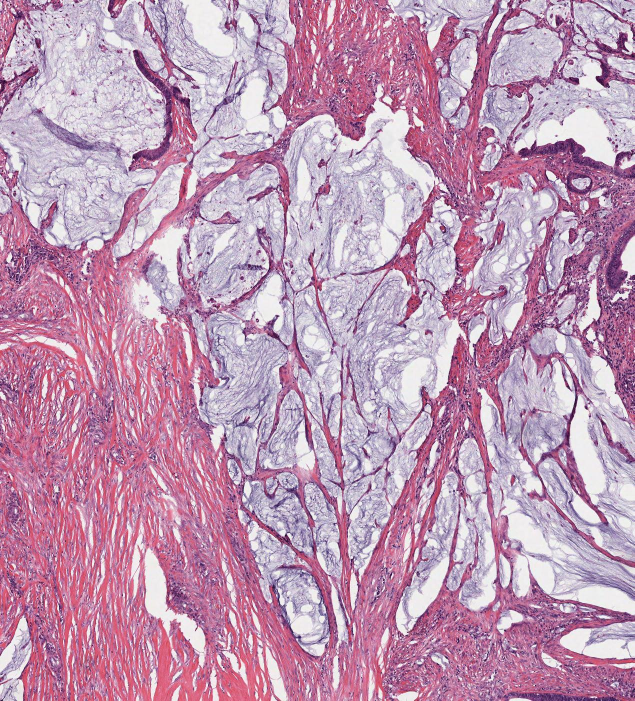
#> input picture data/lab-01-data/mucinous_adeno.jpg, 1269 x 1401 px (shown at 1/2 size); the run also reads 4 pictures not shown here
$ jupyter execute --allow-errors lab_01_segmentation_Mehrad.ipynb   (shell and % lines are left out)
#> lines starting #> are read from the running program, lines starting #| are printed output that depends on the picture; after the words box and inside, x2 and y2 are one past the last pixel; in counts of white or black regions, pixels touching at a corner belong together
# [IAPR][iapr]: Lab 1 ‒  Image segmentation

**Group ID:** xx

**Author 1 (sciper):** Student Name 1 (xxxxx)
**Author 2 (sciper):** Student Name 2 (xxxxx)
**Author 3 (sciper):** Student Name 3 (xxxxx)

**Release date:** 8.03.2023
**Due date:** 24.03.2022 (11:59 pm)

## Important notes

The lab assignments are designed to teach practical implementation of the topics presented during class well as
preparation for the final project, which is a practical project which ties together the topics of the course.

As such, in the lab assignments/final project, unless otherwise specified, you may, if you choose, use external
functions from image processing/ML libraries like opencv and sklearn as long as there is sufficient explanation
in the lab report. For example, you do not need to implement your own edge detector, etc.

**! Before handling back the notebook <font color='red'> rerun </font>the notebook from scratch !**
`Kernel` > `Restart & Run All`

We will not rerun the notebook for you.

[iapr]: https://github.com/LTS5/iapr

---
## 0. Extract relevant data
We first need to extract the `lab-01-data.tar.gz` archive.
To this end, we use the [tarfile] module from the Python standard library.

[tarfile]: https://docs.python.org/3.6/library/tarfile.html

[cell 1]
import tarfile
import os

data_base_path = os.path.join(os.pardir, 'data')
print(data_base_path)
data_folder = 'lab-01-data'
tar_path = os.path.join(data_base_path, data_folder + '.tar.gz')

#> (the rest of this cell did not finish here and is left out)

---
## Part 1: Segmentation

### 1.0 Intro

In this exercise, you will be given two images.

* `mucinous_adeno.jpg`: The image depicts a tissue sample from mucinous adenocarcinoma in colorectal cancer. The data is taken from the Cancer Genome Atlas (TCGA) which is an open-source database of different cancer types. Here you can see a tissue taken from a patient and stained using hematoxylin (purple) and eosin (pink) staining. The hematoxylin stains cell nuclei with a purplish blue, and the eosin stains the extracellular matrix and cytoplasm in pink.

* `mucinous_adeno_gt.jpg`: The second image is a coarse annotation of what is regarded as the so-called mucinous area. The mucinous area can be identified as a gray area tainted with purple. The presence of a large amount of mucin is a sign of a defect of normal epithelial cells that start to produce an unreasonable amount of mucin.

### 1.1 Tasks

You will be asked to extract the mucinous area using various approaches:

- [ ] Thresholding
- [ ] Morphology
- [ ] Region growing

### 1.1 Brain image visualization

[cell 2]
import skimage.io
import matplotlib.pyplot as plt
import numpy as np

# Load images
path_to_image = os.path.join(data_base_path, data_folder, "mucinous_adeno.jpg")
path_to_gt = os.path.join(data_base_path, data_folder, "mucinous_adeno_gt.jpg")
adeno_img = skimage.io.imread(path_to_image)
#> adeno_img is the input picture: shape (1401, 1269, 3); mean R, G, B 190.9, 151.9, 179.3
adeno_gt = skimage.io.imread(path_to_gt) > 128
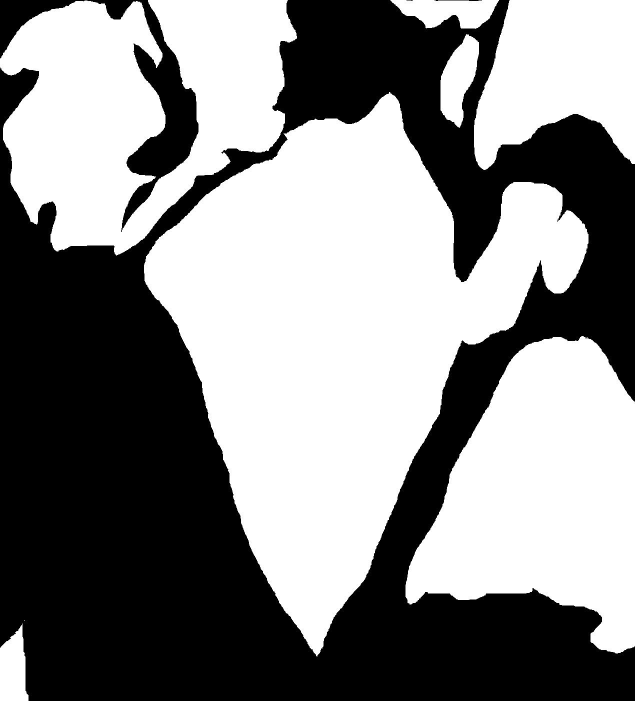
#> input picture data/lab-01-data/mucinous_adeno_gt.jpg, 1269 x 1401 px (shown at 1/2 size)
#> adeno_gt: shape (1401, 1269) bool; 53.1% white; 4 black regions (1 under 20 px), largest, box (x1, y1, x2, y2) and area: (0, 0, 1269, 1401) 802367, (0, 0, 397, 464) 32183, (869, 0, 964, 2) 118

# Get size of the image in px
im_h, im_w, im_c = adeno_img.shape

# Display MRI image
fig, ax = plt.subplots(1, 2, figsize=(12, 6))

# Plot image
ax[0].imshow(adeno_img, interpolation='nearest')
ax[0].set_title('H&E image'.format(im_h, im_w))
ax[0].axis('off')

# Plot image with overlay
ax[1].imshow(adeno_img, interpolation='nearest')
ax[1].imshow(adeno_gt, alpha=0.5, interpolation='nearest')
ax[1].set_title('Annotation of mucinous area (yellow)')
ax[1].axis('off')
plt.suptitle("Mucinous adenocarcinoma\n({} px, {} px)".format(im_h, im_w))
plt.show()
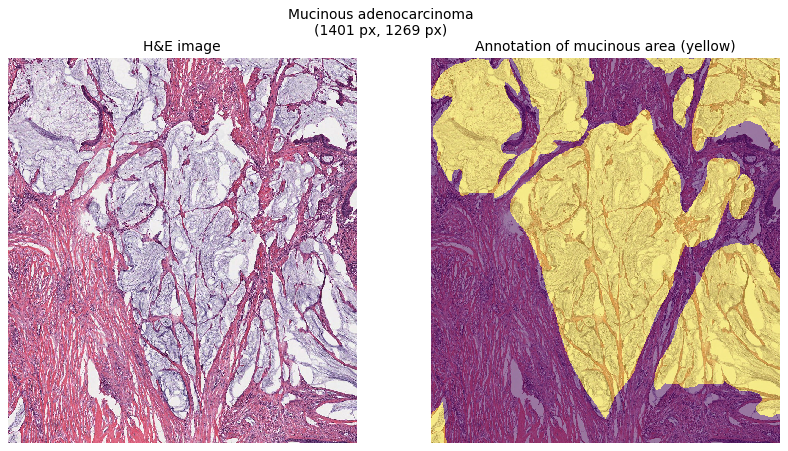
#> figure drawn by matplotlib, 2 panels

---
### 1.2 Thresholding (4pts)
#### 1.2.1 RGB & Hue (1 pts)

Display the histogram for each channel (R, G, and B) as well as the histogram for the H (hue) channel. Note that you can use [rgb2hsv](https://scikit-image.org/docs/stable/api/skimage.color.html#skimage.color.rgb2hsv) to convert an RGB image to an HSV image and then extract the hue.

[cell 3]
# to do
import skimage.color as col
r = adeno_img[:, :, 0]
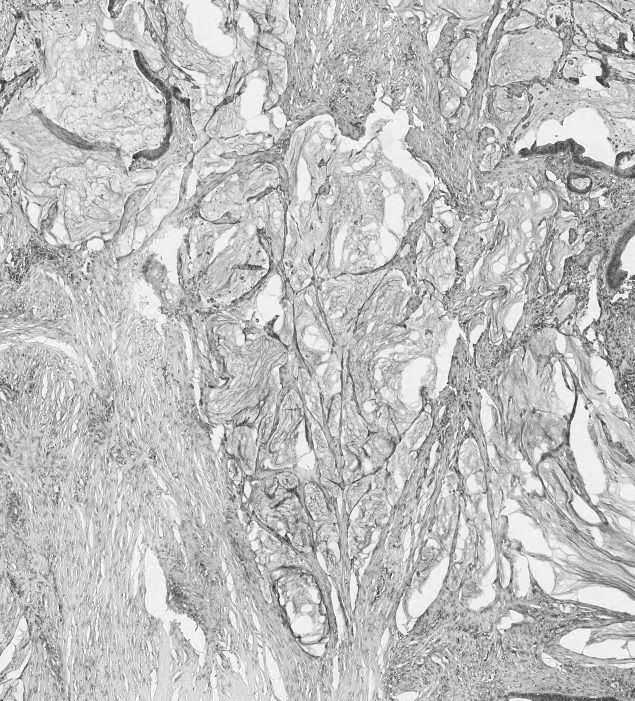
#> r: shape (1401, 1269) (shown at 1/2 size); min 7, max 255, mean 190.9
g = adeno_img[:, :, 1]
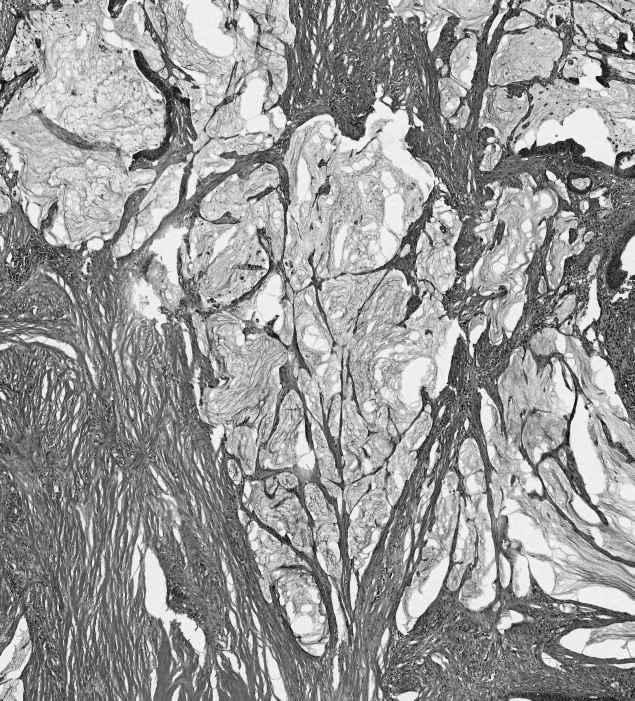
#> g: shape (1401, 1269) (shown at 1/2 size); min 0, max 255, mean 151.9
b = adeno_img[:, :, 2]
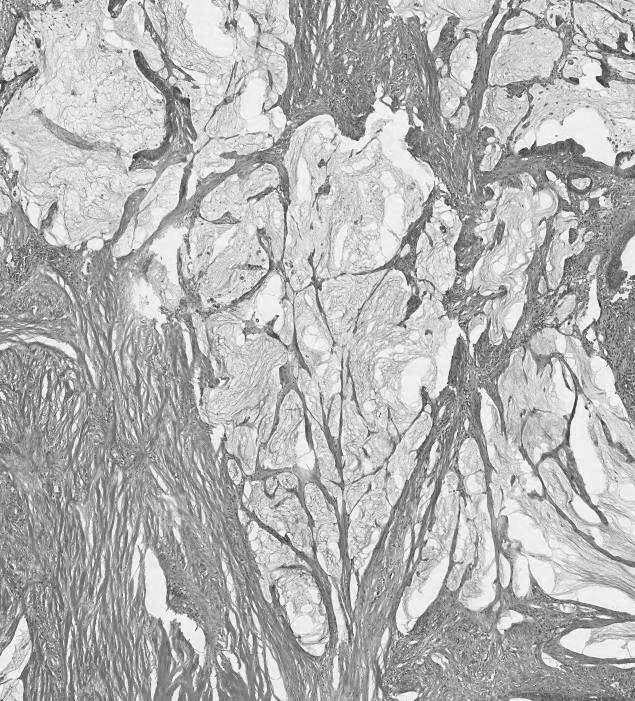
#> b: shape (1401, 1269) (shown at 1/2 size); min 14, max 255, mean 179.3
hsv_img = col.rgb2hsv(adeno_img)
#> hsv_img: shape (1401, 1269, 3) float64; mean of channels 0, 1, 2 0.803, 0.249, 0.765
h = hsv_img[:, :, 0]
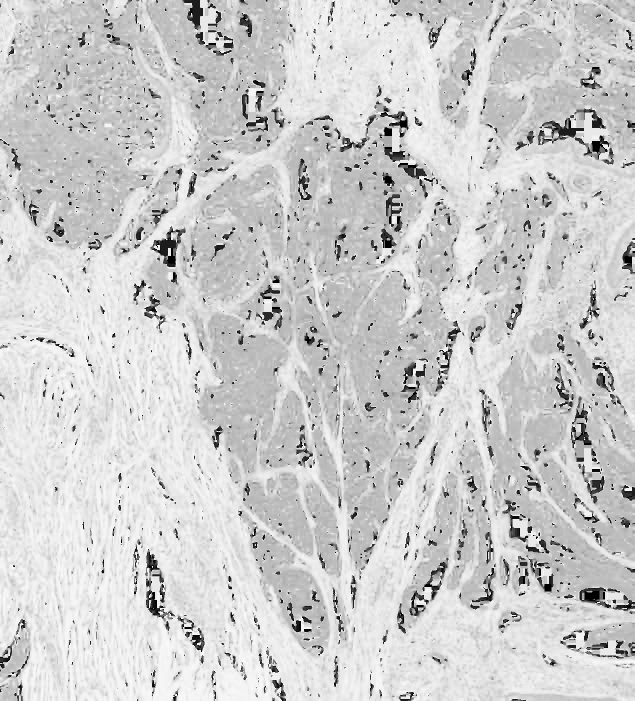
#> h: shape (1401, 1269) float64 (shown at 1/2 size); min 0, max 0.998, mean 0.803

# Plot histograms
fig, axs = plt.subplots(2, 2, figsize=(10, 10))

nb_bins = 256

axs[0, 0].hist(r.ravel(), bins=nb_bins, color='red')
axs[0, 0].set_title('Red channel histogram')
axs[0, 1].hist(g.ravel(), bins=nb_bins, color='green')
axs[0, 1].set_title('Green channel histogram')
axs[1, 0].hist(b.ravel(), bins=nb_bins, color='blue')
axs[1, 0].set_title('Blue channel histogram')
axs[1, 1].hist(h.ravel(), bins=180, color='orange')
axs[1, 1].set_title('Hue channel histogram')

fig.text(0.5, 0.04, 'Pixel Intensity', ha='center', va='center')
fig.text(0.06, 0.5, 'Number of Pixels', ha='center', va='center', rotation='vertical')

plt.show()
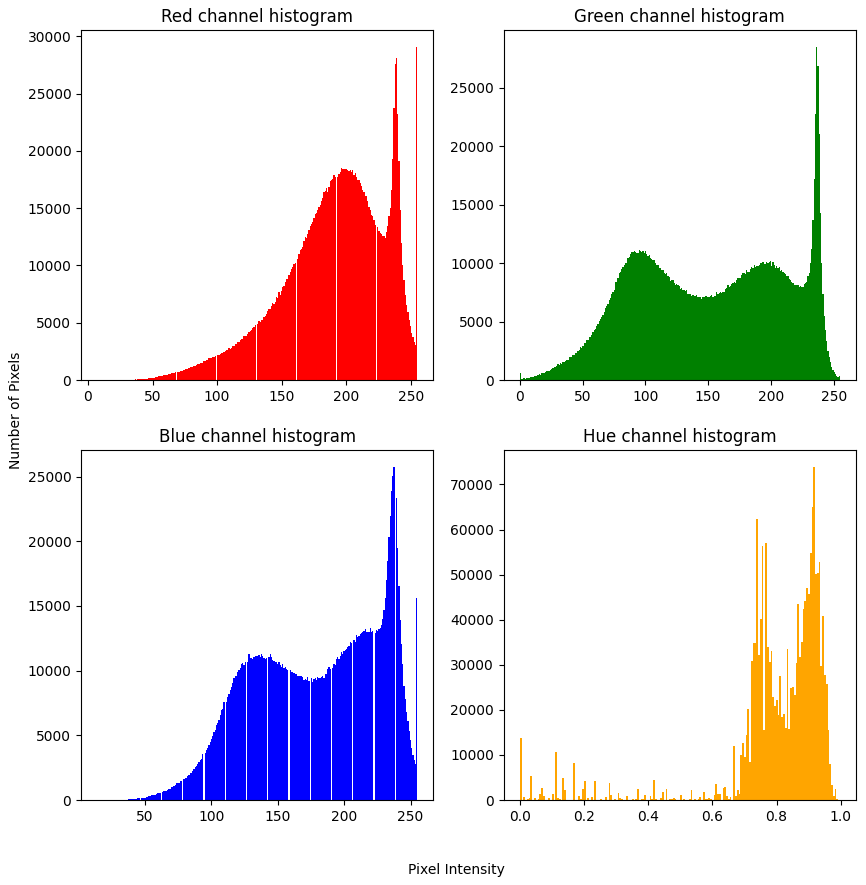
#> figure drawn by matplotlib, 4 panels; panel 1: tallest bar 29108 high, from x = 254 to 255; panel 2: tallest bar 28492 high, from x = 236.1 to 237.1; panel 3: tallest bar 25763 high, from x = 237.1 to 238.1; panel 4: tallest bar 73955 high, from x = 0.915 to 0.92

#### 1.2.2 Apply Thresholding (2 pts)

For each histogram find the threshold(s) that work the best to isolate the mucinous area. Display the image after thresholding of each channel as well as the error between your prediction ($im$) and the annotations ($gt$) using the formula:

$$error = 1 - \left( \frac{1}{IJ} \sum_{i,j} im_{i,j} == gt_{i, j} \right)$$

Here, I and J are the dimension of the image.

[cell 4]
# to do
fig, axs = plt.subplots(2, 2, figsize=(10, 10))

axs[0,0].imshow(r, cmap='Reds')
axs[0,0].set_title('Red channel')
axs[0,1].imshow(g, cmap='Greens')
axs[0,1].set_title('Green channel')
axs[1,0].imshow(b, cmap='Blues')
axs[1,0].set_title('Blue channel')
axs[1,1].imshow(h, cmap='Oranges')
axs[1,1].set_title('Hue channel')

plt.show()

#### 1.2.3 Best Thresholding (1 pts)

Based on your previous findings, set the best threshold(s) and create the final mask as the variable `mask_thesholding`

[cell 5]
# TODO: replace variabel with your own threshod
mask_thesholding = np.zeros_like(adeno_gt)

[cell 6]
# Display MRI image

fig, ax = plt.subplots(1, 3, figsize=(12, 5))

# Plot image
ax[0].imshow(adeno_img, interpolation='nearest')
ax[0].set_title('H&E image'.format(im_h, im_w))
ax[0].axis('off')

ax[1].imshow(adeno_img, interpolation='nearest')
ax[1].imshow(adeno_gt, alpha=0.5, interpolation='nearest')
ax[1].set_title('Annotation of mucinous area (yellow)')
ax[1].axis('off')

ax[2].imshow(mask_thesholding, interpolation='nearest')
ax[2].imshow(mask_thesholding, alpha=0.5, interpolation='nearest')
ax[2].set_title('Thresholding')
ax[2].axis('off')

plt.show()
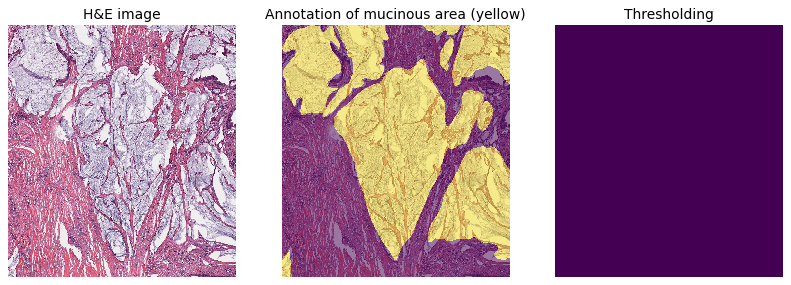
#> figure drawn by matplotlib, 3 panels

---

### 1.3 Morphology (5pts)

To proceed, use the best results of the previous model (namely `mask_thesholding`) as the starting point. In this exercise we will try to clean the mask using morphology.

* A (2pts): Try the following operation [closing](https://scikit-image.org/docs/stable/api/skimage.morphology.html#skimage.morphology.closing), [opening](https://scikit-image.org/docs/stable/api/skimage.morphology.html#skimage.morphology.opening) with [disk](https://scikit-image.org/docs/stable/api/skimage.morphology.html#skimage.morphology.disk) size of: $1, 2, 5, 10$. Comment on the quality of the results.

* B (2pts): Try the following operation [remove_small_holes](https://scikit-image.org/docs/stable/api/skimage.morphology.html#skimage.morphology.remove_small_holes), [remove_small_objects](https://scikit-image.org/docs/stable/api/skimage.morphology.html#skimage.morphology.remove_small_objects) with size of: $10, 50, 100, 500$. Comment on the quality of the results.

* C (1pts): Based on your previous results, can you find a combination of the functions that improve your results? Plot the best result along with the error rate. Save the mask as the variable `mask_morph`

[cell 7]
# TODO C
mask_morph = np.zeros_like(adeno_gt)

---
### 1.4 Region growing (5pts)

In this exercise you will implement from scratch your own region growing algorithm. Choose one of the image channel (R/G/B/H) as the source image. You can use multiple seed point to achieve better results. Plot the best result along with the error rate. Save the mask as the variable `mask_region`.

##### Comments:
We chose hue as the main signal because despite its compact histogram, it is rather homogenous in the target areas. <br>
First, we tried implementing the algorithm with a recursive function `region_growing` but for some reason we had a memory issue. So we used queues. Function `region_growing_qu` gets an initial x y coordinates and puts it in a queueu. In each iteration it pops one point out of the queueu, checks the criterion and if the criterion was satisfied it pushes the 4 neighbours of this point in the queueu until there is no point left in the queueu. Matrix M is the mask matrix it also keeps track of the previously checked point to avoid checking them again. Function `region_growing_check` just checks the critetia. <br>
First, we set the criteria to be a simple threshold but it was too similar to the tresholding method so we choose another criteria. the current criteria is to check for sudden changes in hue. We dicard points that have a high hue difference from their neighbour. By manually optimizing this threshold we can see that 0.1 is the best value. <br>
Instead of growing the target region we grow the background because it is one piece and the segmentation can be done by calling the function only once. We choose the initial point by visually picking a background point.  <br>
At the end we open the mask with the parameter 400 to get rid of tiny defects this reduced error by 2 percent. The final error is 12.7 percent

[cell 8]
# [15 lines left out: function region_growing, not called in this run]

[cell 9]
def region_growing_check(x,y,P,M,th,b,h1,h2):
    if x<0 or x>=h1 or y<0 or y>=h2:
        return 0,M
    if M[x,y] != 0:
        return 0,M
    else:
        if np.abs(P[x,y]-b) > th:
            M[x,y] = -1
            return 0,M
        else:
            M[x,y] = 1
            return 1,M

[cell 10]
from collections import deque
def region_growing_qu(x,y,P,M,th,b):
    sh = np.shape(P)
    h1 = sh[0]
    h2 = sh[1]
    q = deque([(x,y,th)])
    while len(q) > 0:
        f = q.pop()
        i = f[0]
        j = f[1]
        th = f[2]
        t,M = region_growing_check(i,j,P,M,th,b,h1,h2)
        if t ==1:
            temp = P[i,j]
            q.appendleft((i+1,j,th,temp))
            q.appendleft((i-1,j,th,temp))
            q.appendleft((i,j+1,th,temp))
            q.appendleft((i,j-1,th,temp))


    return M

[cell 11]
# TODO
import skimage.morphology as mor
import random
import skimage.color as col
mask_region = np.zeros_like(adeno_gt)
M= np.zeros_like(adeno_gt)
hsv_img = col.rgb2hsv(adeno_img)
h = hsv_img[:, :, 0]
sh = np.shape(h)
fig , ax = plt.subplots(1, 3, figsize=(15, 50))
x= 1000
y= 100
M = region_growing_qu(x,y,h,M , 0.11, h[x,y])
#> the loop in region_growing_qu, `while len(q) > 0:` made 3346873 passes
#> (t, temp) on passes 1, 2, 3, 4, 5, 6, 8, 9: (1, 0.936), (1, 0.94), (1, 0.936), (1, 0.933), (1, 0.944), (1, 0.944), (1, 0.933), (1, 0.947)
#> pass 1, in region_growing_qu, `t,M = region_growing_check(i,j,P,M,th,b,h1,h2)`:
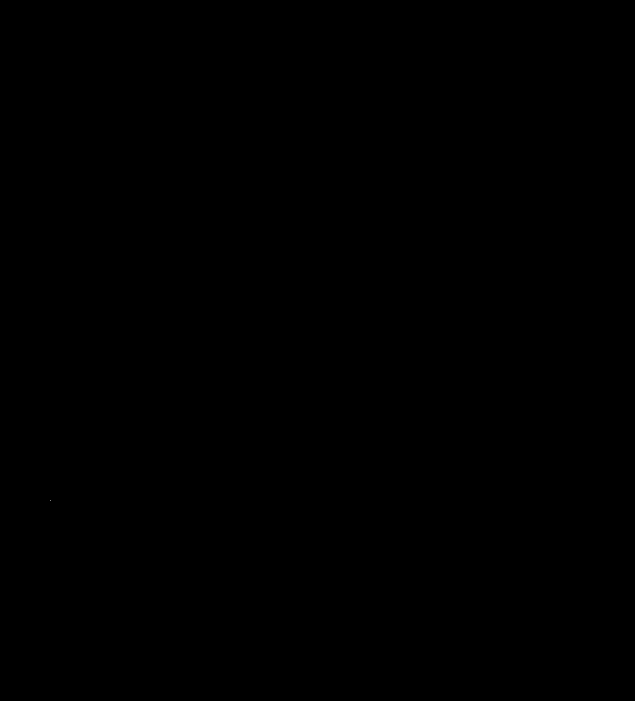
#> M: shape (1401, 1269) bool (shown at 1/2 size); 0% white in thin lines or dots, all inside (x1, y1, x2, y2) = (100, 1000, 101, 1001)
M = 1-M
#> M: shape (1401, 1269) int64; values 0 (black) and 1 (white), 49.6% white; 1279 white regions (990 under 20 px), largest, box (x1, y1, x2, y2) and area: (268, 200, 922, 1156) 304447, (0, 0, 342, 499) 131533, (964, 593, 1269, 1231) 125209
#> (the rest of the program and of its run is left out)
